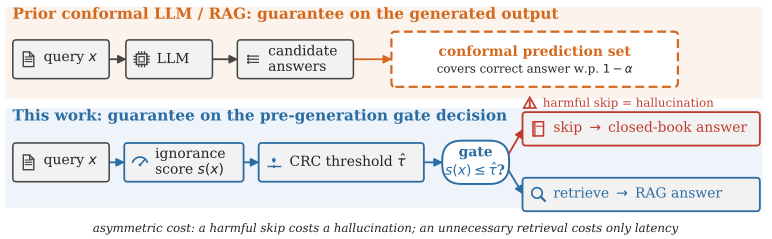

Generate this figure with Python:
#!/usr/bin/env python3
"""Conceptual figure: *what* we conformalize.

Two-lane contrast schematic for the Introduction of the conformal-gating paper.
Top lane  = prior conformal LLM/RAG (guarantee on the generated *output*).
Bottom lane = this work (guarantee on the pre-generation *gate decision*).

No data dependency; pure matplotlib patches (boxes, arrows, and small vector
icons). Set ICONS=False for the plain version. Saves to OUT.
"""

import os
import matplotlib

matplotlib.use("Agg")
import matplotlib.pyplot as plt
from matplotlib.patches import (
    FancyBboxPatch, FancyArrowPatch, Rectangle, Polygon, Circle, Arc,
)

# ----------------------------------------------------------------------
# Toggle + output name. While previewing the icon version we write to a
# separate file so the live manuscript figure (fig_concept.pdf) is untouched.
# ----------------------------------------------------------------------
ICONS = True
OUT = "fig_concept.pdf"

plt.rcParams.update(
    {
        "font.family": "serif",
        "font.size": 9,
        "text.usetex": False,
        "pdf.fonttype": 42,
        "ps.fonttype": 42,
    }
)

BLUE = "#2b6ca3"     # ours / retrieve path
ORANGE = "#d2691e"   # prior work / output guarantee
RED = "#c0392b"      # harmful skip
GRAY_FILL = "#f2f2f2"
GRAY_EDGE = "#444444"
INK = "#222222"

FS_TITLE = 11.0
FS_BOX = 10.0
FS_NOTE = 8.5


# ======================================================================
# Small vector icons. Each draws inside a box centred at (x, y) with
# nominal half-size s, stroked in colour c.
# ======================================================================
def ic_doc(ax, x, y, s, c):
    w, h = 1.0 * s, 1.4 * s
    pts = [(x - w / 2, y - h / 2), (x - w / 2, y + h / 2),
           (x + w / 2 - 0.4 * s, y + h / 2), (x + w / 2, y + h / 2 - 0.4 * s),
           (x + w / 2, y - h / 2)]
    ax.add_patch(Polygon(pts, closed=True, fill=False, edgecolor=c, lw=1.0, zorder=6))
    ax.plot([x + w / 2 - 0.4 * s, x + w / 2 - 0.4 * s, x + w / 2],
            [y + h / 2, y + h / 2 - 0.4 * s, y + h / 2 - 0.4 * s],
            color=c, lw=0.9, zorder=6)
    for dy in (0.22, 0.0, -0.22):
        ax.plot([x - w / 2 + 0.2 * s, x + w / 2 - 0.2 * s], [y + dy * s, y + dy * s],
                color=c, lw=0.8, zorder=6)


def ic_chip(ax, x, y, s, c):
    w = h = 1.0 * s
    ax.add_patch(Rectangle((x - w / 2, y - h / 2), w, h, fill=False,
                           edgecolor=c, lw=1.1, zorder=6))
    ax.add_patch(Rectangle((x - w / 4, y - h / 4), w / 2, h / 2, fill=False,
                           edgecolor=c, lw=0.8, zorder=6))
    for f in (-0.55, 0.0, 0.55):
        ax.plot([x + f * w / 2, x + f * w / 2], [y + h / 2, y + h / 2 + 0.22 * s],
                color=c, lw=0.9, zorder=6)
        ax.plot([x + f * w / 2, x + f * w / 2], [y - h / 2, y - h / 2 - 0.22 * s],
                color=c, lw=0.9, zorder=6)
        ax.plot([x - w / 2, x - w / 2 - 0.22 * s], [y + f * h / 2, y + f * h / 2],
                color=c, lw=0.9, zorder=6)
        ax.plot([x + w / 2, x + w / 2 + 0.22 * s], [y + f * h / 2, y + f * h / 2],
                color=c, lw=0.9, zorder=6)


def ic_list(ax, x, y, s, c):
    for dy in (0.3, 0.0, -0.3):
        ax.add_patch(Circle((x - 0.45 * s, y + dy * s), 0.07 * s, color=c, zorder=6))
        ax.plot([x - 0.25 * s, x + 0.5 * s], [y + dy * s, y + dy * s],
                color=c, lw=0.9, zorder=6)


def ic_gauge(ax, x, y, s, c):
    cy = y - 0.25 * s
    ax.add_patch(Arc((x, cy), 1.5 * s, 1.5 * s, theta1=15, theta2=165,
                     edgecolor=c, lw=1.2, zorder=6))
    ax.plot([x, x + 0.45 * s], [cy, cy + 0.5 * s], color=c, lw=1.1, zorder=6)
    ax.add_patch(Circle((x, cy), 0.07 * s, color=c, zorder=6))


def ic_threshold(ax, x, y, s, c):
    ax.plot([x - 0.6 * s, x + 0.6 * s], [y - 0.4 * s, y - 0.4 * s],
            color=c, lw=1.0, zorder=6)
    ax.plot([x - 0.05 * s, x - 0.05 * s], [y - 0.55 * s, y + 0.5 * s],
            color=c, lw=1.1, ls=(0, (2, 1.5)), zorder=6)
    ax.add_patch(Circle((x - 0.05 * s, y + 0.22 * s), 0.11 * s, color=c, zorder=6))


def ic_book(ax, x, y, s, c):
    w, h = 1.0 * s, 1.35 * s
    ax.add_patch(Rectangle((x - w / 2, y - h / 2), w, h, fill=False,
                           edgecolor=c, lw=1.1, zorder=6))
    ax.plot([x - w / 2 + 0.18 * s, x - w / 2 + 0.18 * s], [y - h / 2, y + h / 2],
            color=c, lw=0.9, zorder=6)
    ax.plot([x - w / 2 + 0.34 * s, x + w / 2 - 0.12 * s], [y + 0.25 * s, y + 0.25 * s],
            color=c, lw=0.8, zorder=6)


def ic_magnifier(ax, x, y, s, c):
    ax.add_patch(Circle((x - 0.12 * s, y + 0.15 * s), 0.5 * s, fill=False,
                        edgecolor=c, lw=1.2, zorder=6))
    ax.plot([x + 0.24 * s, x + 0.62 * s], [y - 0.22 * s, y - 0.6 * s],
            color=c, lw=1.6, zorder=6)


def ic_warning(ax, x, y, s, c):
    pts = [(x, y + 0.6 * s), (x - 0.62 * s, y - 0.48 * s), (x + 0.62 * s, y - 0.48 * s)]
    ax.add_patch(Polygon(pts, closed=True, fill=False, edgecolor=c, lw=1.2, zorder=6))
    ax.plot([x, x], [y + 0.28 * s, y - 0.12 * s], color=c, lw=1.3, zorder=6)
    ax.add_patch(Circle((x, y - 0.3 * s), 0.06 * s, color=c, zorder=6))


# ======================================================================
def box(ax, x, y, w, h, text, *, fc=GRAY_FILL, ec=GRAY_EDGE, tc=INK, lw=1.1,
        fs=FS_BOX, bold=False, rounded=0.10, icon=None, ic_color=None):
    """Rounded box centred at (x, y); optional left-inset vector icon.

    With an icon, the label is left-aligned in the space to its right so the
    glyph and text never overlap.
    """
    left, right = x - w / 2, x + w / 2
    patch = FancyBboxPatch(
        (left, y - h / 2), w, h,
        boxstyle=f"round,pad=0.02,rounding_size={rounded}",
        linewidth=lw, edgecolor=ec, facecolor=fc, zorder=3,
    )
    ax.add_patch(patch)
    if icon is not None and ICONS:
        icon(ax, left + 0.46, y, 0.32, ic_color or ec)
        ax.text(left + 0.92, y, text, ha="left", va="center", fontsize=fs,
                color=tc, zorder=4, fontweight="bold" if bold else "normal")
    else:
        ax.text(x, y, text, ha="center", va="center", fontsize=fs, color=tc,
                zorder=4, fontweight="bold" if bold else "normal")
    return left, right


def arrow(ax, x0, y0, x1, y1, *, color=GRAY_EDGE, lw=1.3, ls="-", style="-|>"):
    ax.add_patch(
        FancyArrowPatch((x0, y0), (x1, y1), arrowstyle=style, mutation_scale=12,
                        linewidth=lw, color=color, linestyle=ls, zorder=2,
                        shrinkA=0, shrinkB=0)
    )


def main():
    here = os.path.dirname(os.path.abspath(__file__))
    out = os.path.join(here, OUT)

    fig, ax = plt.subplots(figsize=(9.9, 3.05))
    ax.set_xlim(0, 23.4)
    ax.set_ylim(-0.55, 6.6)
    ax.axis("off")

    # Lane background bands -------------------------------------------------
    ax.add_patch(Rectangle((0.1, 3.66), 23.1, 2.8, facecolor="#fbf3ec",
                           edgecolor="none", zorder=0))
    ax.add_patch(Rectangle((0.1, 0.34), 23.1, 3.02, facecolor="#eef4f9",
                           edgecolor="none", zorder=0))

    # Lane labels -----------------------------------------------------------
    ax.text(0.32, 6.22, "Prior conformal LLM / RAG: guarantee on the generated "
            "output", ha="left", va="center", fontsize=FS_TITLE, color=ORANGE,
            fontweight="bold")
    ax.text(0.32, 3.12, "This work: guarantee on the pre-generation gate decision",
            ha="left", va="center", fontsize=FS_TITLE, color=BLUE, fontweight="bold")

    # ----------------------------------------------------------------------
    # TOP LANE  (prior work)
    # ----------------------------------------------------------------------
    yt = 4.86
    _, q_r = box(ax, 1.80, yt, 2.9, 1.14, "query $x$", icon=ic_doc)
    l_l, l_r = box(ax, 5.10, yt, 2.6, 1.14, "LLM", icon=ic_chip)
    a_l, a_r = box(ax, 8.95, yt, 3.5, 1.14, "candidate\nanswers", icon=ic_list)
    arrow(ax, q_r, yt, l_l, yt, color=GRAY_EDGE)
    arrow(ax, l_r, yt, a_l, yt, color=GRAY_EDGE)

    set_box = FancyBboxPatch(
        (11.9, yt - 0.82), 8.7, 1.64,
        boxstyle="round,pad=0.02,rounding_size=0.12",
        linewidth=1.6, edgecolor=ORANGE, facecolor="white",
        linestyle=(0, (4, 2)), zorder=3,
    )
    ax.add_patch(set_box)
    ax.text(16.25, yt + 0.22, "conformal prediction set", ha="center", va="center",
            fontsize=FS_BOX, color=ORANGE, fontweight="bold")
    ax.text(16.25, yt - 0.32, r"covers correct answer w.p. $1-\alpha$",
            ha="center", va="center", fontsize=FS_NOTE, color=INK)
    arrow(ax, a_r, yt, 11.9, yt, color=ORANGE)

    # ----------------------------------------------------------------------
    # BOTTOM LANE  (ours)
    # ----------------------------------------------------------------------
    yb = 1.72
    _, q2_r = box(ax, 1.80, yb, 2.9, 1.14, "query $x$", icon=ic_doc)
    s_l, s_r = box(ax, 5.55, yb, 3.6, 1.14, "ignorance\nscore $s(x)$",
                   ec=BLUE, lw=1.3, icon=ic_gauge)
    t_l, t_r = box(ax, 10.35, yb, 5.0, 1.14, r"CRC threshold $\hat{\tau}$",
                   ec=BLUE, lw=1.3, icon=ic_threshold)
    arrow(ax, q2_r, yb, s_l, yb, color=BLUE)
    arrow(ax, s_r, yb, t_l, yb, color=BLUE)

    g_x = 14.45
    gate = FancyBboxPatch(
        (g_x - 1.0, yb - 0.64), 2.0, 1.28,
        boxstyle="round,pad=0.02,rounding_size=0.6",
        linewidth=1.4, edgecolor=BLUE, facecolor="white", zorder=3,
    )
    ax.add_patch(gate)
    ax.text(g_x, yb, "gate\n$s(x)\\leq\\hat{\\tau}$?", ha="center", va="center",
            fontsize=FS_BOX, color=BLUE, fontweight="bold")
    arrow(ax, t_r, yb, g_x - 1.0, yb, color=BLUE)

    skip_y = 2.74
    retr_y = 0.74
    box(ax, 19.5, skip_y, 7.2, 0.98, "skip $\\rightarrow$ closed-book answer",
        ec=RED, tc=RED, lw=1.3, icon=ic_book, ic_color=RED)
    box(ax, 19.5, retr_y, 7.2, 0.98, "retrieve $\\rightarrow$ RAG answer",
        ec=BLUE, tc=BLUE, lw=1.3, icon=ic_magnifier, ic_color=BLUE)
    arrow(ax, g_x + 1.0, yb + 0.24, 15.9, skip_y, color=RED)
    arrow(ax, g_x + 1.0, yb - 0.24, 15.9, retr_y, color=BLUE)

    # harmful-skip annotation with a warning glyph, in the inter-lane gap
    hy = 3.52
    if ICONS:
        ic_warning(ax, 16.1, hy, 0.30, RED)
        ax.text(16.5, hy, "harmful skip = hallucination", ha="left",
                va="center", fontsize=FS_NOTE, color=RED)
    else:
        ax.text(19.5, hy, "harmful skip = hallucination", ha="center",
                va="center", fontsize=FS_NOTE, color=RED)

    # asymmetric-cost note, set below the lane with a clear gap above it
    ax.text(11.7, -0.30,
            "asymmetric cost: a harmful skip costs a hallucination; "
            "an unnecessary retrieval costs only latency",
            ha="center", va="center", fontsize=FS_NOTE, color=INK, style="italic")

    fig.savefig(out, bbox_inches="tight", pad_inches=0.02)
    print(f"wrote {out}")


if __name__ == "__main__":
    main()
